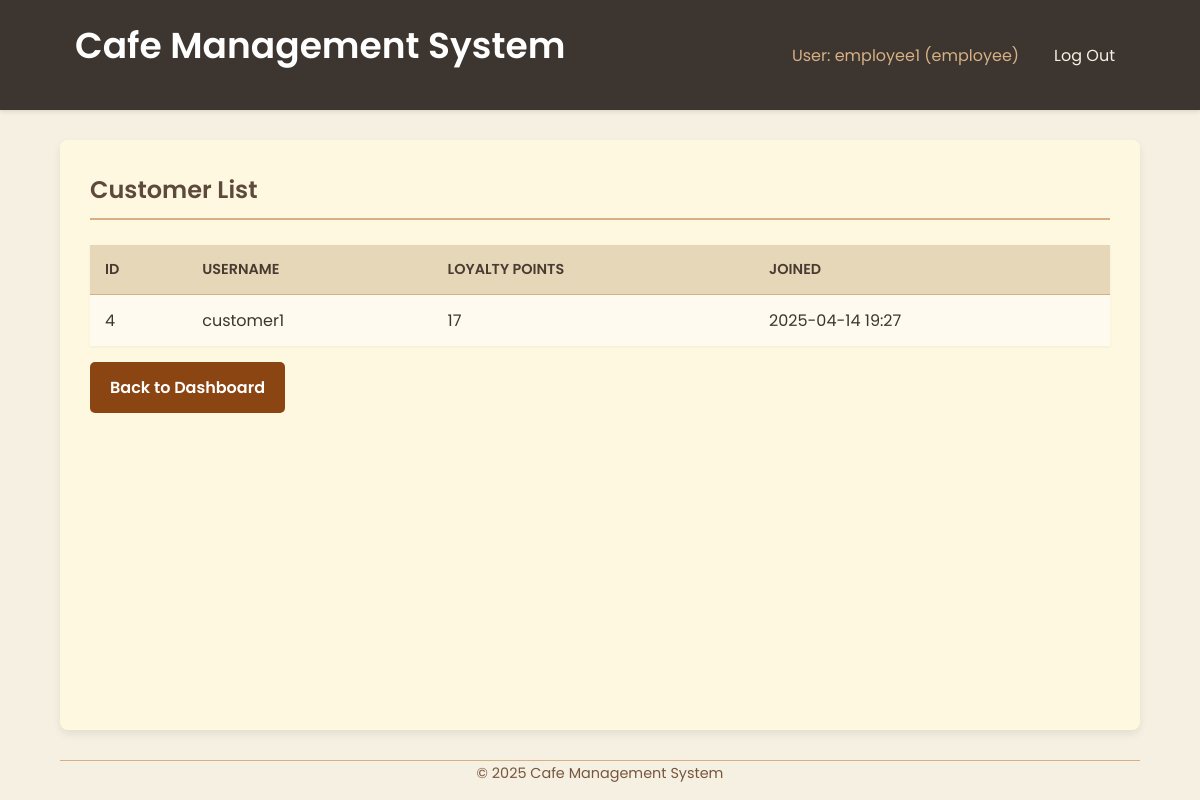
Before: /employee/customers (signed in) with the older database file.
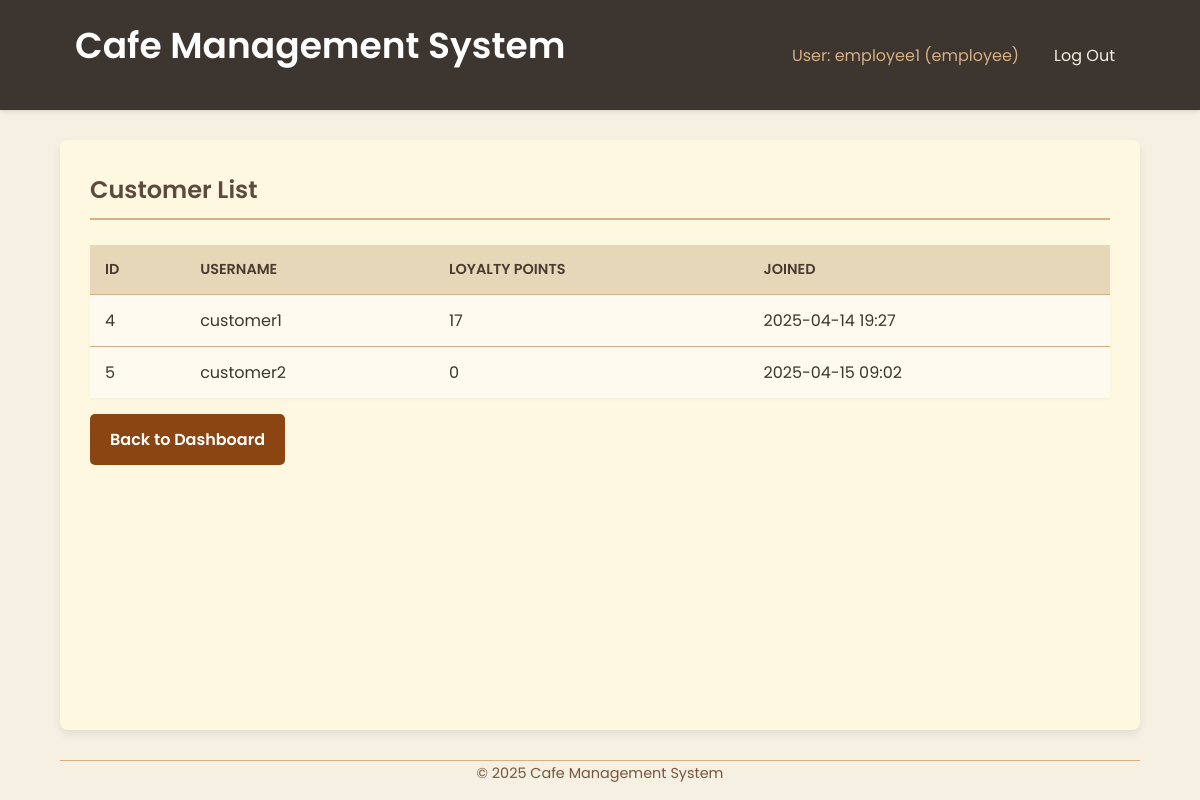
After: the same page with the newer database file.
### tables this page shows
CREATE TABLE users (
            id INTEGER PRIMARY KEY AUTOINCREMENT,
            username TEXT UNIQUE NOT NULL,
            password_hash TEXT NOT NULL,
            role TEXT NOT NULL CHECK(role IN ('customer', 'employee', 'admin')),
            loyalty_points INTEGER DEFAULT 0,
            created_at TIMESTAMP DEFAULT CURRENT_TIMESTAMP
        );

### app.py (the view)
@app.route('/employee/customers')
@login_required
@role_required('employee')
def employee_view_customers():
    customers = []
    db = get_db()
    if not db: return render_template('employee/view_customers.html', customers=[], error="Database connection failed")
    try:
        cursor = db.execute("""
            SELECT id, username, loyalty_points, created_at
            FROM users
            WHERE role = 'customer'
            ORDER BY username ASC
        """)
        customers = cursor.fetchall()
    except sqlite3.Error as e:
        print(f"DB Error fetching customers for employee: {e}")
        flash("Could not fetch customer list.", "danger")
    return render_template('employee/view_customers.html', customers=customers)

### app.py (called while the page is built)
def get_db():
    if 'db' not in g:
        try:
            g.db = sqlite3.connect(DATABASE)
            g.db.row_factory = sqlite3.Row # Return rows as dictionary-like objects
            print("Database connection opened.")
        except sqlite3.Error as e:
            print(f"Database connection error: {e}")
            flash("Database connection error. Please try again later.", "danger")
            g.db = None # Ensure db is None if connection failed
    return g.db

@app.context_processor
def inject_current_year():
    return {'current_year': datetime.datetime.now().year}

def login_required(f):
    @wraps(f)
    def decorated_function(*args, **kwargs):
        if 'user_id' not in session:
            flash('Please log in to access this page.', 'warning')
            return redirect(url_for('login'))
        return f(*args, **kwargs)
    return decorated_function

### templates/employee/view_customers.html (shortened to what this page needs)
{% extends 'base.html' %}
{% block content %}
  <h2>Customer List</h2>
  {% if customers %}
    <table>
      <thead>
        <tr>
          <th>ID</th>
          <th>Username</th>
          <th>Loyalty Points</th>
          <th>Joined</th>
          </tr>
      </thead>
      <tbody>
        {% for customer in customers %}
          <tr>
            <td>{{ customer['id'] }}</td>
            <td>{{ customer['username'] }}</td>
            <td>{{ customer['loyalty_points'] }}</td>
            <td>{{ customer['created_at'][:16].replace('T',' ') }}</td>
          </tr>
        {% endfor %}
      </tbody>
    </table>
  {% else %}
    <p>No customers found.</p>
  {% endif %}
  <p><a href="{{ url_for('employee_dashboard') }}" class="button-link mt-2">Back to Dashboard</a></p>
{% endblock %}

Changed rows visible on the page:
added users: id "5", username "customer2", loyalty_points "0", created_at "2025-04-15 09:02"
